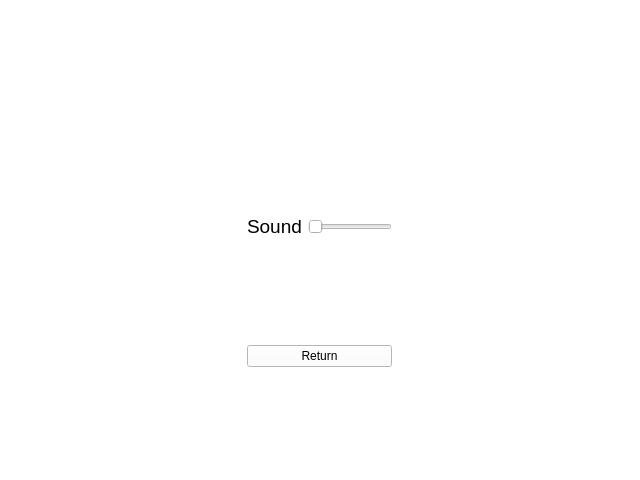
<?xml version="1.0" encoding="UTF-8"?>
<ui version="4.0">
 <class>OptionMenu</class>
 <widget class="QWidget" name="OptionMenu">
  <property name="geometry">
   <rect>
    <x>0</x>
    <y>0</y>
    <width>640</width>
    <height>480</height>
   </rect>
  </property>
  <property name="palette">
   <palette>
    <active>
     <colorrole role="WindowText">
      <brush brushstyle="SolidPattern">
       <color alpha="255">
        <red>0</red>
        <green>0</green>
        <blue>0</blue>
       </color>
      </brush>
     </colorrole>
     <colorrole role="Button">
      <brush brushstyle="SolidPattern">
       <color alpha="255">
        <red>255</red>
        <green>255</green>
        <blue>255</blue>
       </color>
      </brush>
     </colorrole>
     <colorrole role="Light">
      <brush brushstyle="SolidPattern">
       <color alpha="255">
        <red>255</red>
        <green>255</green>
        <blue>255</blue>
       </color>
      </brush>
     </colorrole>
     <colorrole role="Midlight">
      <brush brushstyle="SolidPattern">
       <color alpha="255">
        <red>255</red>
        <green>255</green>
        <blue>255</blue>
       </color>
      </brush>
     </colorrole>
     <colorrole role="Dark">
      <brush brushstyle="SolidPattern">
       <color alpha="255">
        <red>127</red>
        <green>127</green>
        <blue>127</blue>
       </color>
      </brush>
     </colorrole>
     <colorrole role="Mid">
      <brush brushstyle="SolidPattern">
       <color alpha="255">
        <red>170</red>
        <green>170</green>
        <blue>170</blue>
       </color>
      </brush>
     </colorrole>
     <colorrole role="Text">
      <brush brushstyle="SolidPattern">
       <color alpha="255">
        <red>0</red>
        <green>0</green>
        <blue>0</blue>
       </color>
      </brush>
     </colorrole>
     <colorrole role="BrightText">
      <brush brushstyle="SolidPattern">
       <color alpha="255">
        <red>255</red>
        <green>255</green>
        <blue>255</blue>
       </color>
      </brush>
     </colorrole>
     <colorrole role="ButtonText">
      <brush brushstyle="SolidPattern">
       <color alpha="255">
        <red>0</red>
        <green>0</green>
        <blue>0</blue>
       </color>
      </brush>
     </colorrole>
     <colorrole role="Base">
      <brush brushstyle="SolidPattern">
       <color alpha="255">
        <red>255</red>
        <green>255</green>
        <blue>255</blue>
       </color>
      </brush>
     </colorrole>
     <colorrole role="Window">
      <brush brushstyle="SolidPattern">
       <color alpha="255">
        <red>255</red>
        <green>255</green>
        <blue>255</blue>
       </color>
      </brush>
     </colorrole>
     <colorrole role="Shadow">
      <brush brushstyle="SolidPattern">
       <color alpha="255">
        <red>0</red>
        <green>0</green>
        <blue>0</blue>
       </color>
      </brush>
     </colorrole>
     <colorrole role="AlternateBase">
      <brush brushstyle="SolidPattern">
       <color alpha="255">
        <red>255</red>
        <green>255</green>
        <blue>255</blue>
       </color>
      </brush>
     </colorrole>
     <colorrole role="ToolTipBase">
      <brush brushstyle="SolidPattern">
       <color alpha="255">
        <red>255</red>
        <green>255</green>
        <blue>220</blue>
       </color>
      </brush>
     </colorrole>
     <colorrole role="ToolTipText">
      <brush brushstyle="SolidPattern">
       <color alpha="255">
        <red>0</red>
        <green>0</green>
        <blue>0</blue>
       </color>
      </brush>
     </colorrole>
    </active>
    <inactive>
     <colorrole role="WindowText">
      <brush brushstyle="SolidPattern">
       <color alpha="255">
        <red>0</red>
        <green>0</green>
        <blue>0</blue>
       </color>
      </brush>
     </colorrole>
     <colorrole role="Button">
      <brush brushstyle="SolidPattern">
       <color alpha="255">
        <red>255</red>
        <green>255</green>
        <blue>255</blue>
       </color>
      </brush>
     </colorrole>
     <colorrole role="Light">
      <brush brushstyle="SolidPattern">
       <color alpha="255">
        <red>255</red>
        <green>255</green>
        <blue>255</blue>
       </color>
      </brush>
     </colorrole>
     <colorrole role="Midlight">
      <brush brushstyle="SolidPattern">
       <color alpha="255">
        <red>255</red>
        <green>255</green>
        <blue>255</blue>
       </color>
      </brush>
     </colorrole>
     <colorrole role="Dark">
      <brush brushstyle="SolidPattern">
       <color alpha="255">
        <red>127</red>
        <green>127</green>
        <blue>127</blue>
       </color>
      </brush>
     </colorrole>
     <colorrole role="Mid">
      <brush brushstyle="SolidPattern">
       <color alpha="255">
        <red>170</red>
        <green>170</green>
        <blue>170</blue>
       </color>
      </brush>
     </colorrole>
     <colorrole role="Text">
      <brush brushstyle="SolidPattern">
       <color alpha="255">
        <red>0</red>
        <green>0</green>
        <blue>0</blue>
       </color>
      </brush>
     </colorrole>
     <colorrole role="BrightText">
      <brush brushstyle="SolidPattern">
       <color alpha="255">
        <red>255</red>
        <green>255</green>
        <blue>255</blue>
       </color>
      </brush>
     </colorrole>
     <colorrole role="ButtonText">
      <brush brushstyle="SolidPattern">
       <color alpha="255">
        <red>0</red>
        <green>0</green>
        <blue>0</blue>
       </color>
      </brush>
     </colorrole>
     <colorrole role="Base">
      <brush brushstyle="SolidPattern">
       <color alpha="255">
        <red>255</red>
        <green>255</green>
        <blue>255</blue>
       </color>
      </brush>
     </colorrole>
     <colorrole role="Window">
      <brush brushstyle="SolidPattern">
       <color alpha="255">
        <red>255</red>
        <green>255</green>
        <blue>255</blue>
       </color>
      </brush>
     </colorrole>
     <colorrole role="Shadow">
      <brush brushstyle="SolidPattern">
       <color alpha="255">
        <red>0</red>
        <green>0</green>
        <blue>0</blue>
       </color>
      </brush>
     </colorrole>
     <colorrole role="AlternateBase">
      <brush brushstyle="SolidPattern">
       <color alpha="255">
        <red>255</red>
        <green>255</green>
        <blue>255</blue>
       </color>
      </brush>
     </colorrole>
     <colorrole role="ToolTipBase">
      <brush brushstyle="SolidPattern">
       <color alpha="255">
        <red>255</red>
        <green>255</green>
        <blue>220</blue>
       </color>
      </brush>
     </colorrole>
     <colorrole role="ToolTipText">
      <brush brushstyle="SolidPattern">
       <color alpha="255">
        <red>0</red>
        <green>0</green>
        <blue>0</blue>
       </color>
      </brush>
     </colorrole>
    </inactive>
    <disabled>
     <colorrole role="WindowText">
      <brush brushstyle="SolidPattern">
       <color alpha="255">
        <red>127</red>
        <green>127</green>
        <blue>127</blue>
       </color>
      </brush>
     </colorrole>
     <colorrole role="Button">
      <brush brushstyle="SolidPattern">
       <color alpha="255">
        <red>255</red>
        <green>255</green>
        <blue>255</blue>
       </color>
      </brush>
     </colorrole>
     <colorrole role="Light">
      <brush brushstyle="SolidPattern">
       <color alpha="255">
        <red>255</red>
        <green>255</green>
        <blue>255</blue>
       </color>
      </brush>
     </colorrole>
     <colorrole role="Midlight">
      <brush brushstyle="SolidPattern">
       <color alpha="255">
        <red>255</red>
        <green>255</green>
        <blue>255</blue>
       </color>
      </brush>
     </colorrole>
     <colorrole role="Dark">
      <brush brushstyle="SolidPattern">
       <color alpha="255">
        <red>127</red>
        <green>127</green>
        <blue>127</blue>
       </color>
      </brush>
     </colorrole>
     <colorrole role="Mid">
      <brush brushstyle="SolidPattern">
       <color alpha="255">
        <red>170</red>
        <green>170</green>
        <blue>170</blue>
       </color>
      </brush>
     </colorrole>
     <colorrole role="Text">
      <brush brushstyle="SolidPattern">
       <color alpha="255">
        <red>127</red>
        <green>127</green>
        <blue>127</blue>
       </color>
      </brush>
     </colorrole>
     <colorrole role="BrightText">
      <brush brushstyle="SolidPattern">
       <color alpha="255">
        <red>255</red>
        <green>255</green>
        <blue>255</blue>
       </color>
      </brush>
     </colorrole>
     <colorrole role="ButtonText">
      <brush brushstyle="SolidPattern">
       <color alpha="255">
        <red>127</red>
        <green>127</green>
        <blue>127</blue>
       </color>
      </brush>
     </colorrole>
     <colorrole role="Base">
      <brush brushstyle="SolidPattern">
       <color alpha="255">
        <red>255</red>
        <green>255</green>
        <blue>255</blue>
       </color>
      </brush>
     </colorrole>
     <colorrole role="Window">
      <brush brushstyle="SolidPattern">
       <color alpha="255">
        <red>255</red>
        <green>255</green>
        <blue>255</blue>
       </color>
      </brush>
     </colorrole>
     <colorrole role="Shadow">
      <brush brushstyle="SolidPattern">
       <color alpha="255">
        <red>0</red>
        <green>0</green>
        <blue>0</blue>
       </color>
      </brush>
     </colorrole>
     <colorrole role="AlternateBase">
      <brush brushstyle="SolidPattern">
       <color alpha="255">
        <red>255</red>
        <green>255</green>
        <blue>255</blue>
       </color>
      </brush>
     </colorrole>
     <colorrole role="ToolTipBase">
      <brush brushstyle="SolidPattern">
       <color alpha="255">
        <red>255</red>
        <green>255</green>
        <blue>220</blue>
       </color>
      </brush>
     </colorrole>
     <colorrole role="ToolTipText">
      <brush brushstyle="SolidPattern">
       <color alpha="255">
        <red>0</red>
        <green>0</green>
        <blue>0</blue>
       </color>
      </brush>
     </colorrole>
    </disabled>
   </palette>
  </property>
  <property name="focusPolicy">
   <enum>Qt::NoFocus</enum>
  </property>
  <property name="windowTitle">
   <string>Options</string>
  </property>
  <layout class="QHBoxLayout" name="horizontalLayout_2">
   <item>
    <spacer name="horizontalSpacer_3">
     <property name="orientation">
      <enum>Qt::Horizontal</enum>
     </property>
     <property name="sizeHint" stdset="0">
      <size>
       <width>40</width>
       <height>20</height>
      </size>
     </property>
    </spacer>
   </item>
   <item>
    <layout class="QVBoxLayout" name="verticalLayout_2">
     <item>
      <spacer name="horizontalSpacer">
       <property name="orientation">
        <enum>Qt::Horizontal</enum>
       </property>
       <property name="sizeHint" stdset="0">
        <size>
         <width>40</width>
         <height>20</height>
        </size>
       </property>
      </spacer>
     </item>
    </layout>
   </item>
   <item>
    <spacer name="horizontalSpacer_4">
     <property name="orientation">
      <enum>Qt::Horizontal</enum>
     </property>
     <property name="sizeHint" stdset="0">
      <size>
       <width>40</width>
       <height>20</height>
      </size>
     </property>
    </spacer>
   </item>
   <item>
    <layout class="QVBoxLayout" name="verticalLayout_3">
     <item>
      <spacer name="verticalSpacer_2">
       <property name="orientation">
        <enum>Qt::Vertical</enum>
       </property>
       <property name="sizeHint" stdset="0">
        <size>
         <width>20</width>
         <height>40</height>
        </size>
       </property>
      </spacer>
     </item>
     <item>
      <spacer name="verticalSpacer_4">
       <property name="orientation">
        <enum>Qt::Vertical</enum>
       </property>
       <property name="sizeHint" stdset="0">
        <size>
         <width>20</width>
         <height>40</height>
        </size>
       </property>
      </spacer>
     </item>
     <item>
      <layout class="QHBoxLayout" name="horizontalLayout">
       <item>
        <widget class="QLabel" name="soundLabel">
         <property name="text">
          <string>&lt;html&gt;&lt;head/&gt;&lt;body&gt;&lt;p&gt;&lt;span style=&quot; font-size:14pt;&quot;&gt;Sound&lt;/span&gt;&lt;/p&gt;&lt;/body&gt;&lt;/html&gt;</string>
         </property>
        </widget>
       </item>
       <item>
        <widget class="QSlider" name="Sound">
         <property name="orientation">
          <enum>Qt::Horizontal</enum>
         </property>
        </widget>
       </item>
      </layout>
     </item>
     <item>
      <spacer name="verticalSpacer">
       <property name="orientation">
        <enum>Qt::Vertical</enum>
       </property>
       <property name="sizeHint" stdset="0">
        <size>
         <width>20</width>
         <height>40</height>
        </size>
       </property>
      </spacer>
     </item>
     <item>
      <widget class="QPushButton" name="returnButton">
       <property name="text">
        <string>Return</string>
       </property>
      </widget>
     </item>
     <item>
      <spacer name="verticalSpacer_3">
       <property name="orientation">
        <enum>Qt::Vertical</enum>
       </property>
       <property name="sizeHint" stdset="0">
        <size>
         <width>20</width>
         <height>40</height>
        </size>
       </property>
      </spacer>
     </item>
    </layout>
   </item>
   <item>
    <spacer name="horizontalSpacer_5">
     <property name="orientation">
      <enum>Qt::Horizontal</enum>
     </property>
     <property name="sizeHint" stdset="0">
      <size>
       <width>40</width>
       <height>20</height>
      </size>
     </property>
    </spacer>
   </item>
   <item>
    <layout class="QVBoxLayout" name="verticalLayout_4">
     <item>
      <spacer name="horizontalSpacer_2">
       <property name="orientation">
        <enum>Qt::Horizontal</enum>
       </property>
       <property name="sizeHint" stdset="0">
        <size>
         <width>40</width>
         <height>20</height>
        </size>
       </property>
      </spacer>
     </item>
    </layout>
   </item>
   <item>
    <spacer name="horizontalSpacer_6">
     <property name="orientation">
      <enum>Qt::Horizontal</enum>
     </property>
     <property name="sizeHint" stdset="0">
      <size>
       <width>40</width>
       <height>20</height>
      </size>
     </property>
    </spacer>
   </item>
  </layout>
 </widget>
 <resources/>
 <connections/>
</ui>
